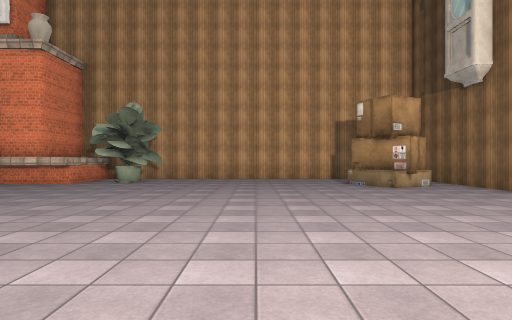
View 1 (above)

24 first-person views from a walk through a 3-D level made in the Unity game engine. The camera is 1.5 m above the floor, looks level and sees 75° across. The floor is counted in squares, 2 m on a side. Each view is taken from the middle of a square. On the plan, view 1 faces up. The plan holds only what a view shows up to about 11 squares ahead; the rest is blank. The player character is not drawn. Some surface patterns are stand-ins.

View 2
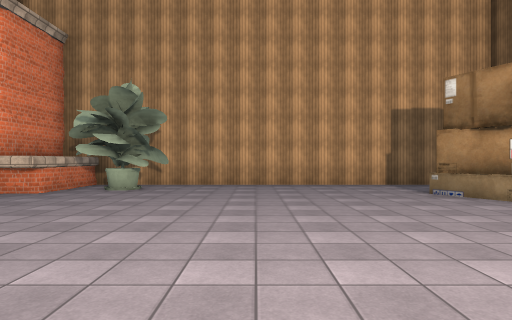

View 3
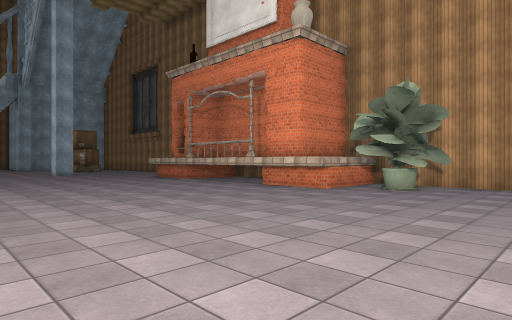

View 4
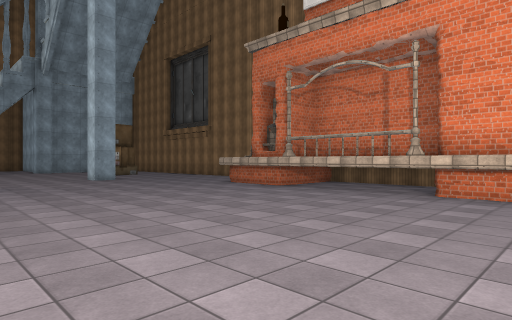

View 5
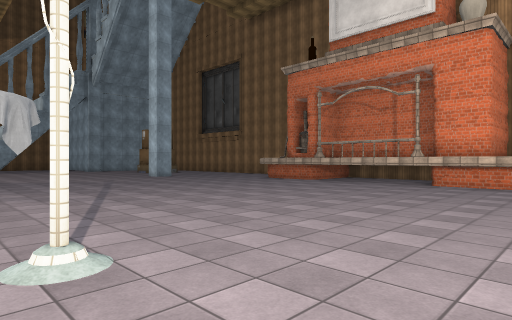

View 6
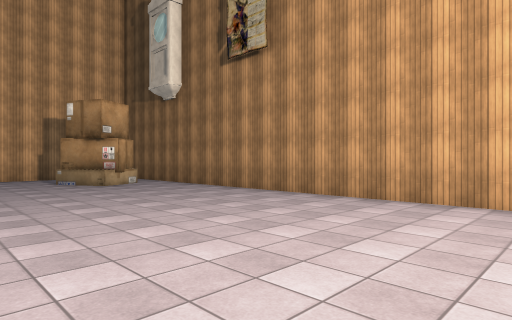

View 7
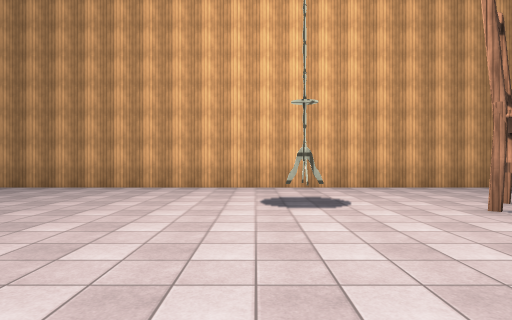

View 8
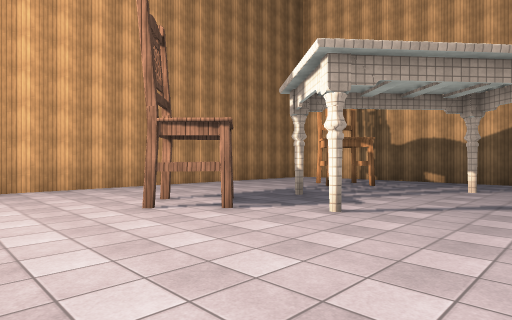

View 9
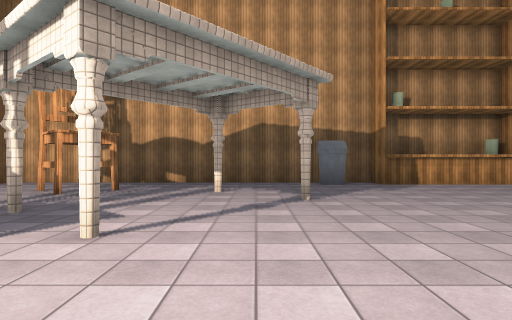

View 10
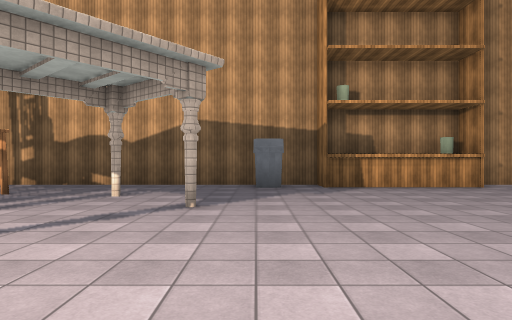

View 11
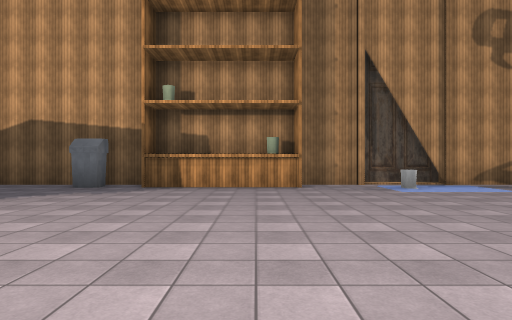

View 12
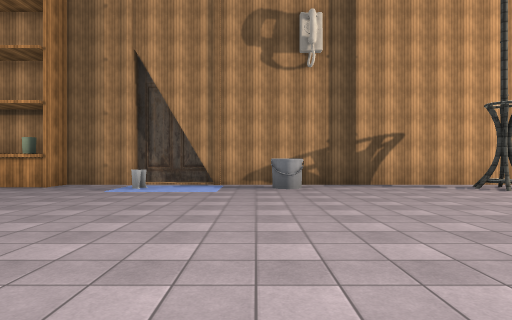

View 13
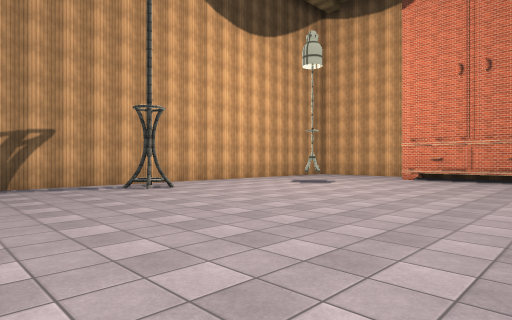

View 14
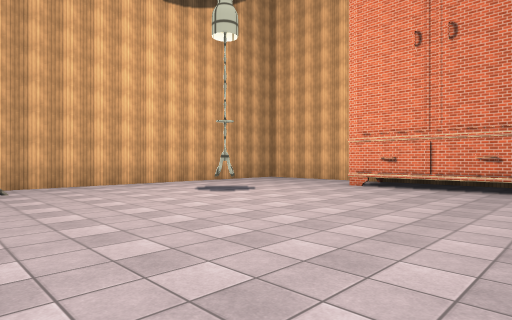

View 15
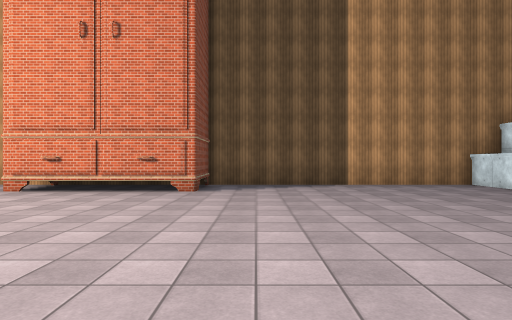

View 16
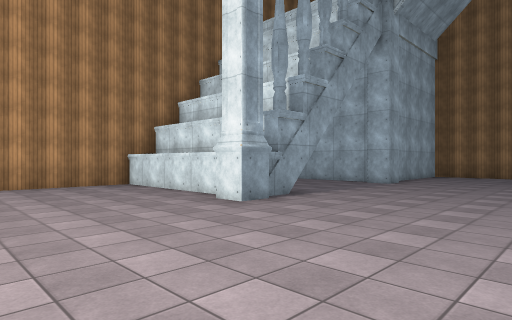

View 17
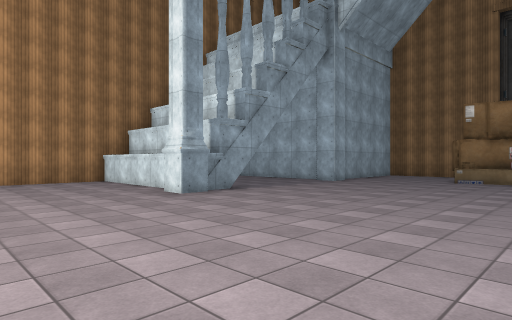

View 18
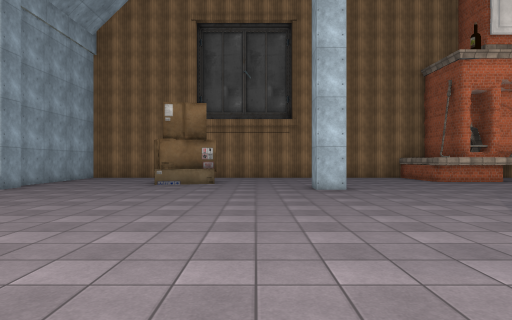

View 19
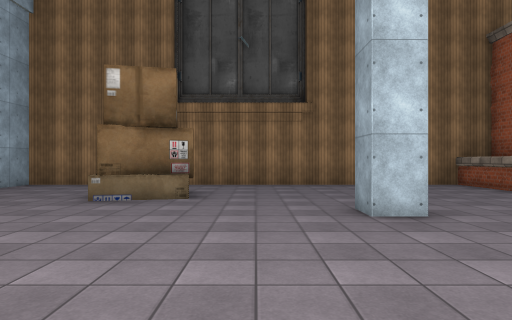

View 20
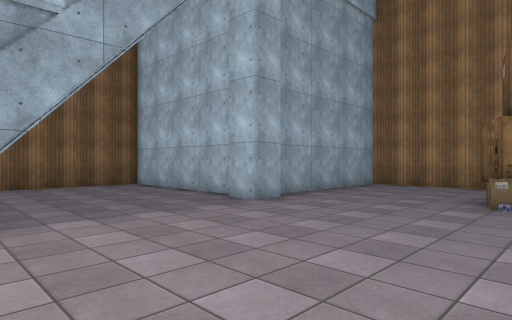

View 21
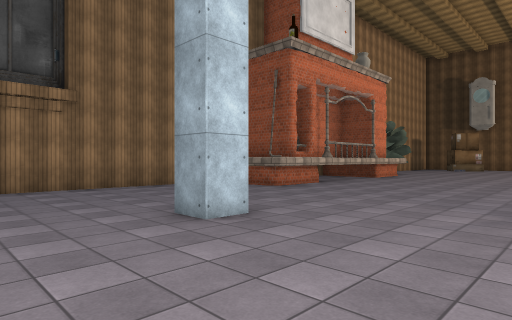

View 22
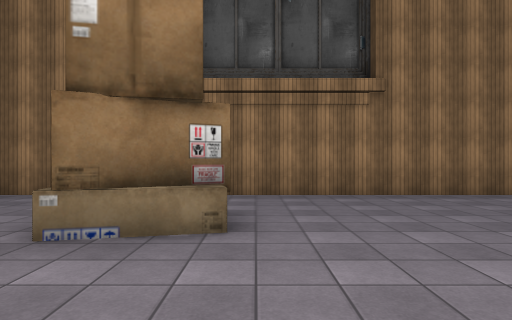

View 23
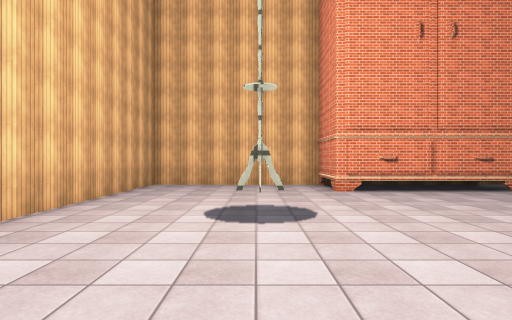

View 24
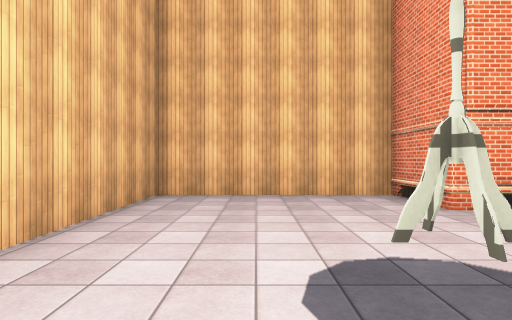

### Floor plan
Points are (right, up) in squares from view 1. A wall is a line through its corners. A room is listed if a view was taken in it or the views show most of it. See-through windows are left out.
Room 1 (views 1, 2, 3, 4, 5, 6, 7, 8, 9, 10, 11, 12, 13, 14, 15, 16, 17, 18, 19, 20, 21, 22, 23, 24)
walls: (-18.6, 7.4) (-19.5, 7.4) (-19.5, 8.2); (-12.4, 10.3) (-14.7, 10.3); (-14.2, 10.3) (-15, 10.6); (-13, 10.5) (-14.2, 10.5); (-9.6, -15) (-5.9, -15) (-5.9, -16.1) (3.6, -16.1); (-9.6, -15.2) (-5.9, -15.2); (-7.5, 10.5) (-8.1, 10.4); (-6.9, 10.6) (-7.7, 10.6); (-10.3, -16.1) (-10.3, -15.4); (-14.8, -16.5) (-12.3, -16.5) (-12.3, -16.1) (-6, -16.1); (-14.8, 12.5) (-14.9, 13.1) (-22.9, 13.1); (-5.8, 10.9) (-6.1, 10.5) (-8.3, 10.4); (-5.8, 11) (-5.9, 10.5); (-27.5, 1.9) (-27.5, 1.1) (-28.2, 1.1); (-22.4, -14.6) (-21.8, -14.8); (-27.8, 3.6) (-27.8, 2); (-22.5, -14.7) (-21.9, -14.5); (2.8, -3.9) (3.4, -3.9); (-5.7, 12.4) (-5.9, 11.5); (3, -4.2) (3, -3.5); (-28.8, 1.5) (-33.1, 1.5) (-33.1, -7.5); (-27.5, 8.2) (-27.5, 7.4) (-28.2, 7.4); (-27.4, -12.8) (-28, -13.1); (-27.4, -13) (-28.1, -13); (-27.8, -12.5) (-27.8, -13.4); (-27.6, -12.8) (-27.9, -13.3); (-27.8, -12.7) (-27.7, -13.2); (-27.9, -12.6) (-27.7, -13.2); (-27.9, -12.7) (-27.6, -13.3); (-28.6, 7.8) (-33.1, 7.8) (-33.1, 4.2); (-28.1, -12.9) (-27.4, -12.9) (-28, -13); (-24.9, 13.1) (-27.8, 13.1) (-27.8, 8.6); (-33.1, -6.4) (-30.9, -6.4) (-30.9, -11.1) (-33.1, -11.1); (6.1, -10.5) (6.1, 11); (-33.1, -10.5) (-33.1, -16.1) (-14.2, -16.1); (4.5, 13.1) (-5.8, 13.1) (-5.8, 10.2) (-14.9, 10.1) (-14.9, 13.1)
low walls: (-15, 10.6) (-14.8, 11.3); (-6.1, 10.5) (-6.4, 10.4); (-5.9, 11.9) (-5.8, 10.6)
objects: other object (-24, 9) to (-23, 11); other object (-17, -15); other object (-14, 0); carpet (-13, -14); other object (-10, -15); other object (-4, -15); other object (-4, 11) to (-4, 12); chair (1, -8) to (2, -7); chair (2, -14) to (3, -13); other object (3, 9) to (5, 10)

Positions as (right, up) in squares from view 1, and headings:
1: (0, 0), facing up
2: (-1, 3), facing up
3: (-1, 3), facing up-left
4: (-6, 3), facing up-left
5: (-5, 0), facing up-left
6: (0, -1), facing up-right
7: (-3, -3), facing right
8: (-3, -4), facing down-right
9: (-2, -5), facing down
10: (-4, -6), facing down
11: (-9, -6), facing down
12: (-16, -6), facing down
13: (-18, -6), facing down-left
14: (-22, -6), facing down-left
15: (-23, -5), facing left
16: (-23, -3), facing up-left
17: (-21, -3), facing up-left
18: (-21, -1), facing up
19: (-21, 3), facing up
20: (-23, 3), facing up-left
21: (-22, 4), facing up-right
22: (-22, 6), facing up
23: (-23, -13), facing left
24: (-26, -14), facing left
